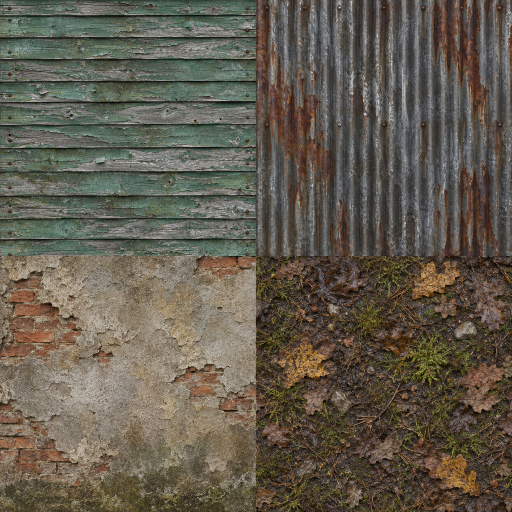
#> input picture razlom-zona/tools/sources/zalesye_surfaces.jpg, 1024 x 1024 px (shown at 1/2 size)
$ python build_street.py
#> lines starting #> are read from the running program, lines starting #| are printed output that depends on the picture
"""Bake the settlement approach as one static draw surface per material."""
import io, json, math, random, struct
from collections import defaultdict
from pathlib import Path
import numpy as np
from PIL import Image, ImageDraw
from scipy.ndimage import gaussian_filter

OUT=Path(__file__).resolve().parents[1]/'assets/village'
rng=random.Random(283)
noise=np.random.default_rng(283)
N=64
palette=[(110,91,70),(68,53,46),(104,114,100),(73,69,68),(103,65,45),(63,71,65),(43,50,52),(120,116,97),(76,71,57),(58,58,54),(99,75,53),(144,97,58),(56,67,50),(90,92,63),(207,130,59),(133,63,41)]
atlas=Image.new('RGBA',(4*N,4*N))
#> atlas: PIL image 256x256 RGBA; every value is 0
v,u=np.mgrid[:N,:N]
for t,color in enumerate(palette):
    jitter=noise.normal(0,8,(N,N))
    field=gaussian_filter(jitter,3)*9
    tex=jitter*.64+field
    if t in [0,1,2,10]:
        tex+=noise.normal(0,6,(N,1))+np.where(v%13==0,-27,0)+np.where(v%13==1,12,0)
    if t==3:
        tex+=np.where(u%8<2,19,-5)+np.where(v%31==0,-25,0)
    if t==7:
        tex+=np.where((v%11==0)|((u+(v//11)*12)%24==0),-24,0)
    a=np.uint8(np.clip(np.array(color)+tex[:,:,None],0,255))
    tile=Image.fromarray(a).convert('RGBA');d=ImageDraw.Draw(tile)
    if t in [2,4,5,15]:
        for _ in range(36):
            p,q=rng.randrange(N),rng.randrange(N);d.rectangle((p,q,p+rng.randrange(1,7),q+rng.randrange(1,4)),fill=rng.choice(['#463a32','#816049','#5b4939']))
    if t in [12,13]:
        tile=Image.new('RGBA',(N,N));d=ImageDraw.Draw(tile)
        if t==12:
            for k in range(58):
                yy=rng.randrange(5,62);span=int((yy+8)*.46)
                xx=32+rng.randint(-span,span)
                shade=rng.choice(['#323e33','#414b39','#505742','#5c6046','#676746'])
                d.line((32,max(0,yy-13),xx,yy),fill=shade,width=3)
                d.rectangle((xx-2,yy-2,xx+2,yy+3),fill=shade)
        else:
            for _ in range(37):
                xx=rng.randrange(N);yy=rng.randrange(8,56);ex=xx+rng.randint(-8,8)
                shade=rng.choice(['#9d8150','#877142','#716442','#5e623e','#bf985d'])
                d.line((xx,63,ex,yy),fill=shade,width=2)
                if yy<24:d.rectangle((ex-1,yy-3,ex+1,yy+4),fill=shade)
    atlas.paste(tile,(t%4*N,t//4*N))
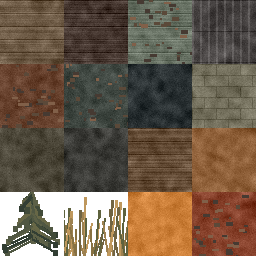
#> atlas: PIL image 256x256 RGBA; mean R, G, B, A 92.5, 74.8, 56.9, 237.1; transparent parts drawn white
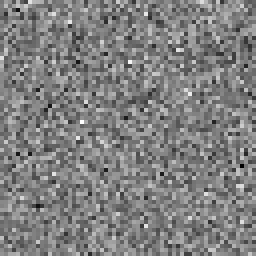
#> jitter: shape (64, 64) float64 (shown 4 times larger); min -31.35, max 31.12, mean 0.1; drawn with min black and max white
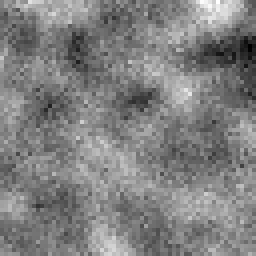
#> tex: shape (64, 64) float64 (shown 4 times larger); min -40.99, max 41.88, mean 0.8; drawn with min black and max white
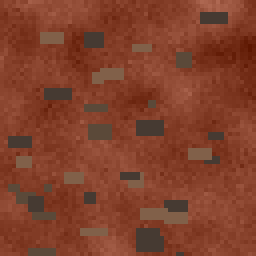
#> tile: PIL image 64x64 RGBA (shown 4 times larger); mean R, G, B, A 128.7, 64.5, 43.3, 255
# Source swatches are downsampled into one fixed-layout atlas for all street meshes.
from PIL import ImageEnhance, ImageFont
source=Image.open(Path(__file__).parent/'sources/zalesye_surfaces.jpg').convert('RGB')
#> source is the input picture: PIL image 1024x1024 RGB; mean R, G, B 98.4, 91.4, 78.3
tile_size=256
atlas=atlas.resize((1024,1024),Image.Resampling.NEAREST)
#> atlas: PIL image 1024x1024 RGBA
swatches=[source.crop((0,0,512,512)),source.crop((512,0,1024,512)),source.crop((0,512,512,1024))]
def put(slot,img):
#> called with slot = 2
    atlas.paste(img.resize((tile_size,tile_size),Image.Resampling.LANCZOS),(slot%4*tile_size,slot//4*tile_size))
put(2,swatches[0]);put(3,swatches[1]);put(7,swatches[2])
put(0,ImageEnhance.Color(swatches[0]).enhance(.28))
put(1,ImageEnhance.Brightness(ImageEnhance.Color(swatches[0]).enhance(.18)).enhance(.48))
# Weathered pale paint separates car body from the orange roadside timber.
metal=np.asarray(swatches[1].resize((256,256)),dtype=float)
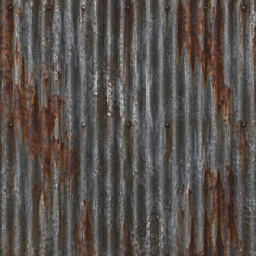
#> metal: shape (256, 256, 3) float64; mean of channels 0, 1, 2 88.3, 81.3, 76.9; drawn as R, G, B
wear=gaussian_filter(noise.normal(size=(256,256)),5)
chip=np.clip((wear-.047)*27,0,1)
paint=np.array([104,134,124])+noise.normal(0,3,(256,256,1))
put(15,Image.fromarray(np.uint8(np.clip(paint*(1-chip[:,:,None])+metal*chip[:,:,None],0,255))))
sign=Image.new('RGB',(840,112),'#234c52')
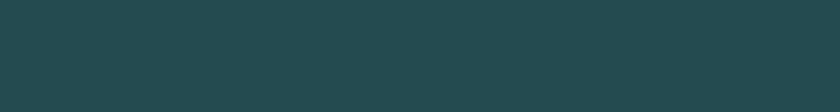
#> sign: PIL image 840x112 RGB; mean R, G, B 35, 76, 82
pen=ImageDraw.Draw(sign)
pen.rounded_rectangle((6,5,833,106),radius=12,outline='#c8ba94',width=4)
font=ImageFont.truetype('DejaVuSans-Bold.ttf',69)
pen.text((420,53),'П О Ч Т А',font=font,anchor='mm',fill='#e2dac0')
for i in range(620):
    x,y=rng.randrange(840),rng.randrange(112)
    pen.line((x,y,x+rng.randrange(1,5),y+1),fill=rng.choice(['#42514a','#604a39','#738079']))
#> this loop made 620 passes
#> (x, y) on passes 1 to 3: (174, 73), (770, 68), (185, 54)
put(11,sign)
# Leaf cluster with visible gaps rather than solid pyramid silhouettes.
fol=Image.new('RGBA',(256,256));pen=ImageDraw.Draw(fol)
for k in range(470):
    x,y=rng.gauss(128,47),rng.gauss(145,39)
    shade=rng.choice(['#4e5336','#606c3e','#797944','#8f8548','#aa9555'])
    pen.polygon([(x,y-4),(x+4,y-2),(x+2,y+6),(x-4,y+3)],fill=shade)
#> this loop made 470 passes
#> (x, y, shade) on passes 1 to 3: (181.4, 130.8, '#4e5336'), (98.05, 184.4, '#8f8548'), (158.4, 113.3, '#8f8548')
put(8,fol)
#> in put (call 8), `atlas.paste(img.resize((tile_size,tile_size),Image.Resampling.LANCZOS)..`:
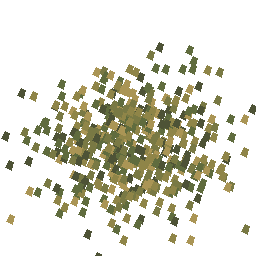
#> img: PIL image 256x256 RGBA; mean R, G, B, A 29.9, 29.4, 16.8, 63.4; transparent parts drawn white
atlas.save(OUT/'street_atlas.png')


parts=defaultdict(lambda:[[],[],[],[]])
origin=np.zeros(3);rotation=np.eye(3)
def frame(x=0,z=0,angle=0):
    global origin,rotation
    c,s=math.cos(angle),math.sin(angle)
    rotation=np.array([[c,0,s],[0,1,0],[-s,0,c]])
    origin=np.array([x,0,z])
def face(points,t,group='street',uv=None):
    p=np.asarray(points)@rotation.T+origin
    n=np.cross(p[1]-p[0],p[2]-p[0]);length=np.linalg.norm(n)
    if length<1e-7:raise ValueError(points)
    pos,norm,tex,idx=parts[group]
    start=len(pos)
    if uv is None:uv=[(0,1),(1,1),(1,0),(0,0)][:len(p)]
    for pp,(a,b) in zip(p,uv):
        pos.append(pp);norm.append(n/length)
        tex.append(((t%4*N+1+a*(N-2))/(4*N),(t//4*N+1+b*(N-2))/(4*N)))
    idx.extend([start,start+1,start+2])
    if len(p)==4:idx.extend([start,start+2,start+3])
def cube(x,y,z,w,h,l,t,g='street'):
#> called with x = 0, y = 0.12, z = 0, w = 6.6, h = 0.24, l = 5.1, t = 7, g = 'street'
    a,b,c=w/2,h/2,l/2
    pts=np.array([[-a,-b,-c],[a,-b,-c],[a,b,-c],[-a,b,-c],[-a,-b,c],[a,-b,c],[a,b,c],[-a,b,c]])+[x,y,z]
    for order in [(3,2,1,0),(4,5,6,7),(0,4,7,3),(5,1,2,6),(7,6,2,3),(0,1,5,4)]:
        face(pts[list(order)],t,g)
def beam(p,q,w,t):
    p,q=np.array(p),np.array(q);axis=q-p;axis=axis/np.linalg.norm(axis)
    a=np.cross(axis,[0,1,0] if abs(axis[1])<.95 else [1,0,0]);a*=w/2/np.linalg.norm(a);b=np.cross(axis,a)
    ring=[a+b,-a+b,-a-b,a-b]
    for i,r in enumerate(ring):
        s=ring[(i+1)%4];face([p+r,p+s,q+s,q+r],t)

def repair_shed():
    frame(-8.0,-7.5,1.06)
    # Open repair bay, half-collapsed corrugated roof and a braced loft.
    cube(0,.12,0,6.6,.24,5.1,7)
    cube(0,1.62,-2.35,6.4,3.0,.16,2)
    cube(-3.08,1.5,0,.18,2.8,4.7,0)
    for x in [-3.08,.72,3.08]:
        beam((x,.22,2.14),(x,3.05,2.14),.21,1)
    for z in [-2.28,2.14]:
        beam((-3.2,3.05,z),(3.19,3.05,z),.24,1)
    for i in range(11):
        x=-3.4+i*.67
        ridge=4.55-.48*max(0,(x-.9)/2.5)
        beam((x,3.02,2.57),(x,ridge,-.38),.125,0)
        beam((x,ridge,-.38),(x,2.91,-2.60),.125,0)
        if i<10:
            face([(x,2.94,-2.7),(x+.67,2.94,-2.7),(x+.67,ridge,-.38),(x,ridge,-.38)],3)
        if i<7 or i==9:
            sag=-.27 if i==6 else 0
            face([(x,3.09,2.65),(x+.67,3.09+sag,2.65),(x+.67,ridge,-.38),(x,ridge,-.38)],3)
    for x in [-2.91,-2.62,-2.33,-2.04,-1.75]:
        cube(x,1.54,2.16,.27,2.6,.14,2)
    beam((-2.99,.52,2.27),(-1.68,2.52,2.27),.13,1)
    for x in [-1.05,1.55]:cube(x,.56,-1.54,.16,.94,.59,1)
    cube(.25,1.09,-1.54,3.03,.16,.71,0)
    for i in range(4):
        cube(2.28,.35+i*.46,-1.43,1.0,.085,.64,4)
    for x in [1.79,2.76]:beam((x,0,-1.16),(x,2.09,-1.16),.07,4)
    cube(-1.22,2.49,2.29,.19,.28,.18,14,'lamps')
    frame()

repair_shed()
# Leaning palisades with missing slats, posts and rails.
for side in [-1,1]:
    for a,b in [(-3,2),(-15,-10),(-26,-21)]:
        x=side*4.25
        for y in [.43,.93]:beam((x,y,a),(x,y,b),.095,1)
        for i in range(int((b-a)/.29)):
            if rng.random()<.13:continue
            z=a+i*.29;h=rng.uniform(.98,1.39)
            beam((x,0,z),(x+rng.uniform(-.08,.08),h,z+rng.uniform(-.12,.12)),.14,0)
# Weathered electricity poles, ceramic insulators and sagging overhead wires.
poles=[(3.65,2),(4.0,-13),(3.7,-28),(4.8,-44)]
for x,z in poles:
    beam((x,0,z),(x-.18,6.4,z),.20,0)
    cube(x-.18,5.96,z,1.95,.16,.16,1)
    for dx in [-.96,-.37,.44]:
        cube(x+dx,6.12,z,.11,.23,.11,6);cube(x+dx,6.20,z,.17,.10,.17,2)
for (x,z),(xx,zz) in zip(poles,poles[1:]):
    for dx in [-.96,-.37,.44]:
        last=(x+dx,6.25,z)
        for i in range(1,8):
            k=i/7;pt=(x+dx+(xx-x)*k,6.25-2.4*k*(1-k),z+(zz-z)*k)
            beam(last,pt,.026,1);last=pt

# Normals and winding are recorded explicitly. The batch uses double-sided
# leaves and weathered sheet metal so torn edges are visible from both sides.
def export_cluster(filename):
#> called with filename = 'street.glb'
    binary=bytearray();views=[];accessors=[]
    def add(values,dtype,kind):
        a=np.asarray(values,dtype=dtype);data=a.tobytes()
        while len(binary)%4:binary.append(0)
        views.append(dict(buffer=0,byteOffset=len(binary),byteLength=len(data)))
        binary.extend(data);item=dict(bufferView=len(views)-1,componentType=5126 if dtype=='<f4' else 5125,count=len(a),type=kind)
        if kind=='VEC3':item.update(min=a.min(axis=0).tolist(),max=a.max(axis=0).tolist())
        accessors.append(item);return len(accessors)-1
    materials=[];prims=[]
    for group,(pos,norm,uv,idx) in parts.items():
        mat=dict(name=group,doubleSided=True,pbrMetallicRoughness=dict(baseColorTexture=dict(index=0),metallicFactor=0,roughnessFactor=.87))
        if group=='water':mat['pbrMetallicRoughness']=dict(baseColorFactor=[.31,.19,.17,1],metallicFactor=.88,roughnessFactor=.08)
        if group=='leaves':mat.update(alphaMode='MASK',alphaCutoff=.45)
        if group=='lamps':mat.update(emissiveFactor=[1,.29,.045])
        materials.append(mat)
        prims.append(dict(attributes=dict(POSITION=add(pos,'<f4','VEC3'),NORMAL=add(norm,'<f4','VEC3'),TEXCOORD_0=add(uv,'<f4','VEC2')),indices=add(idx,'<u4','SCALAR'),material=len(materials)-1))
    doc=dict(asset=dict(version='2.0'),scene=0,scenes=[dict(nodes=[0])],nodes=[dict(name=Path(filename).stem,mesh=0)],meshes=[dict(primitives=prims)],materials=materials,textures=[dict(source=0,sampler=0)],images=[dict(uri='street_atlas.png')],samplers=[dict(magFilter=9728,minFilter=9984)],accessors=accessors,bufferViews=views,buffers=[dict(byteLength=len(binary))])
    js=json.dumps(doc,separators=(',',':')).encode();js+=b' '*(-len(js)%4);binary+=b'\0'*(-len(binary)%4)
    (OUT/filename).write_bytes(struct.pack('<4sII',b'glTF',2,28+len(js)+len(binary))+struct.pack('<I4s',len(js),b'JSON')+js+struct.pack('<I4s',len(binary),b'BIN\0')+binary)
    print({k:len(v[3])//3 for k,v in parts.items()})

export_cluster("street.glb")
parts.clear()
frame()
# A separate cullable stand shelters the access lane outside the checkpoint.
for x,z,h in [(13,-4,7.3),(11,-7,6.3),(14,-9,8.8),(12.8,-14,7.2),(10,-17,8.2),
              (15,-21,7.0),(12,-24,9.1),(22.8,-2.9,6.3),(31,-5,8.5),(32,-14,6.8),(31,-21,8.3)]:
    beam((x,0,z),(x+.12,h,z-.08),h*.029,1)
    for j in range(7):
        level=.17+j*.108
        for k in range(6):
            a=j*.97+k*math.tau/6+rng.uniform(-.13,.13)
            outward=np.array([math.cos(a),0,math.sin(a)])
            w=h*(.24-j*.025)*rng.uniform(.76,1.18)
            stem=np.array([x,h*(level+.12),z])
            elbow=stem+outward*w*.63-[0,.59,0]
            tip=elbow+outward*w*.45-[0,.17,0]
            if j<5:beam(stem,elbow,.065,1)
            tangent=np.array([-outward[2],0,outward[0]])*w*.54
            face([tip-tangent,tip+tangent,stem+tangent*.27,stem-tangent*.27],12,'leaves')
for _ in range(560):
    z=rng.uniform(-22,0);x=rng.choice([rng.uniform(12.3,15.4),rng.uniform(22.6,23.8)])
    d=rng.uniform(.16,.40);h=rng.uniform(.16,.44)
    face([(x-d,.05,z-d*.45),(x+d,.05,z+d*.45),(x+d,h,z+d*.45),(x-d,h,z-d*.45)],13,'leaves')
#> this loop made 560 passes
#> (z, x, d, h) on passes 1 to 3: (-21.99, 23.09, 0.338, 0.322), (-8.92, 22.86, 0.161, 0.294), (-19.32, 14.04, 0.367, 0.379)
export_cluster("access_woods.glb")
